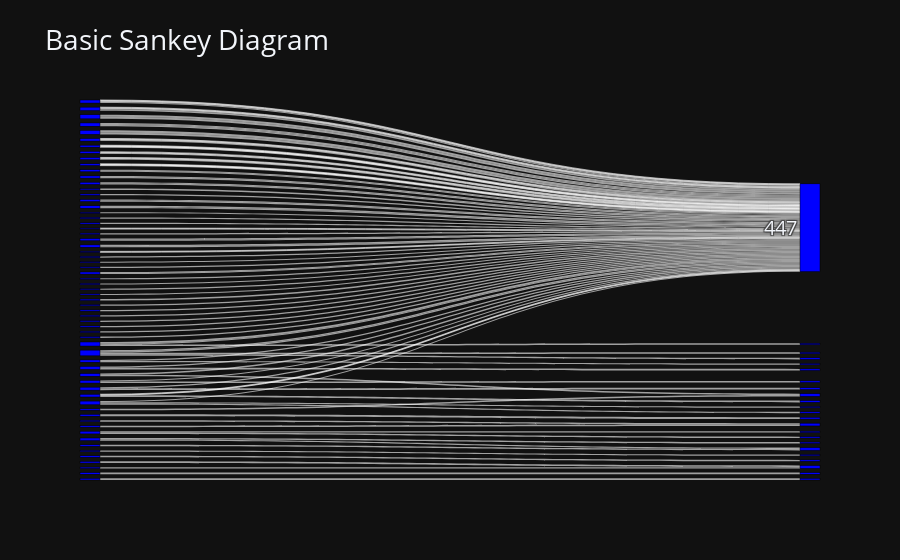

Write notebook code for a chart like this one.
### Code cell
import plotly.graph_objects as go
df_san = pd.read_csv('energy_dataset.csv')
fig = go.Figure(data=[go.Sankey(
    node = dict(
      pad = 15,
      thickness = 20,
      line = dict(color = "black", width = 0.5),
      label = df_san['generation biomass'].head(100).tolist(),
      color = "blue"
    ),
    link = dict(
            source = df_san['generation biomass'].head(100).tolist(),
            target = df_san['generation fossil brown coal/lignite'].head(100).tolist(),
            value = df_san['generation fossil gas'].head(100).tolist()
  ))])
fig.update_layout(title_text="Basic Sankey Diagram", font_size=20)
fig.show()
